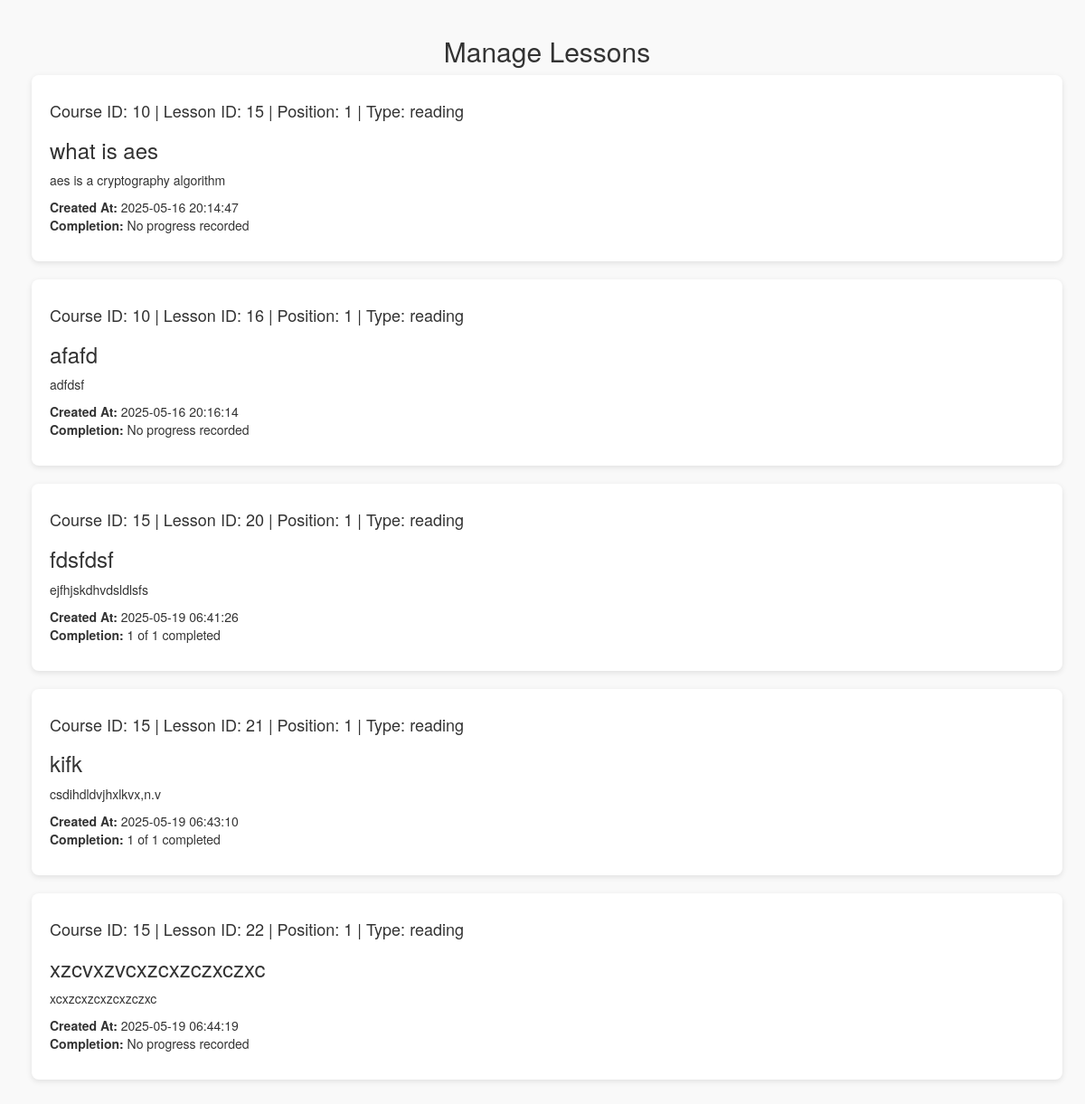
The app's page /Admin/managelessons.php (signed in) with its own data.
### tables this page shows
CREATE TABLE `lesson` (
  `lesson_id` int(11) NOT NULL,
  `c_id` int(11) NOT NULL,
  `title` varchar(255) NOT NULL,
  `content` text DEFAULT NULL,
  `video_url` varchar(1024) DEFAULT NULL,
  `video_source_type` enum('url','file') DEFAULT 'url',
  `position` int(11) DEFAULT 1,
  `lesson_type` enum('video','reading') NOT NULL DEFAULT 'reading',
  `created_at` timestamp NOT NULL DEFAULT current_timestamp()
);

### Admin/managelessons.php (the view, shortened to what this page needs)
<?php
include '../connection.php';
$lessonQuery = $conn->prepare("SELECT * FROM lesson ORDER BY c_id, position");
$lessonQuery->execute();
$lessons = $lessonQuery->fetchAll(PDO::FETCH_ASSOC);
$progressQuery = $conn->prepare("SELECT lesson_id, is_completed FROM lesson_progress");
$progressQuery->execute();
$progressData = $progressQuery->fetchAll(PDO::FETCH_ASSOC);
$lessonProgressMap = [];
foreach ($progressData as $row) {
    if (!isset($lessonProgressMap[$row['lesson_id']])) {
        $lessonProgressMap[$row['lesson_id']] = ['completed' => 0, 'total' => 0];
    }
    $lessonProgressMap[$row['lesson_id']]['total']++;
    if ($row['is_completed']) {
        $lessonProgressMap[$row['lesson_id']]['completed']++;
    }
}
?>
<!DOCTYPE html>
<html>
<head>
    <link rel="stylesheet" href="https://maxcdn.bootstrapcdn.com/bootstrap/3.4.1/css/bootstrap.min.css">
</head>
<body>
    <div class="container">
        <h2 class="text-center">Manage Lessons</h2>
        <?php foreach ($lessons as $lesson): ?>
            <div class="lesson-card">
                <h4 class="lesson-header">
                    Course ID: <?= htmlspecialchars($lesson['c_id']) ?> |
                    Lesson ID: <?= htmlspecialchars($lesson['lesson_id']) ?> |
                    Position: <?= htmlspecialchars($lesson['position']) ?> |
                    Type: <?= htmlspecialchars($lesson['lesson_type']) ?>
                </h4>
                <h3><?= htmlspecialchars($lesson['title']) ?></h3>
                <p><?= nl2br(htmlspecialchars($lesson['content'])) ?></p>
                <p>
                    <strong>Created At:</strong> <?= htmlspecialchars($lesson['created_at']) ?><br>
                    <strong>Completion:</strong>
                    <?php
                        $lid = $lesson['lesson_id'];
                        if (isset($lessonProgressMap[$lid])) {
                            $data = $lessonProgressMap[$lid];
                            echo $data['completed'] . ' of ' . $data['total'] . ' completed';
                        } else {
                            echo 'No progress recorded';
                        }
                    ?>
                </p>
            </div>
        <?php endforeach; ?>
    </div>
</body>
</html>

### Admin/managelessons.php (style rules this page uses)
body { padding: 20px; background-color: #f9f9f9; }
.lesson-card { background: white; padding: 20px; border-radius: 8px; box-shadow: 0 2px 6px rgba(0,0,0,0.1); margin-bottom: 20px; }
.lesson-header { margin-bottom: 10px; }

### records on screen
lesson: c "10", lesson_id "15", position "1", lesson_type "reading", title "what is aes", content "aes is a cryptography algorithm", created_at "2025-05-16 20:14:47", shows "No progress recorded"
lesson: c "10", lesson_id "16", position "1", lesson_type "reading", title "afafd", content "adfdsf", created_at "2025-05-16 20:16:14", shows "No progress recorded"
lesson: c "15", lesson_id "20", position "1", lesson_type "reading", title "fdsfdsf", content "ejfhjskdhvdsldlsfs", created_at "2025-05-19 06:41:26", lesson_id "1"
lesson: c "15", lesson_id "21", position "1", lesson_type "reading", title "kifk", content "csdihdldvjhxlkvx,n.v", created_at "2025-05-19 06:43:10", lesson_id "1"
lesson: c "15", lesson_id "22", position "1", lesson_type "reading", title "xzcvxzvcxzcxzczxczxc", content "xcxzcxzcxzcxzczxc", created_at "2025-05-19 06:44:19", shows "No progress recorded"
